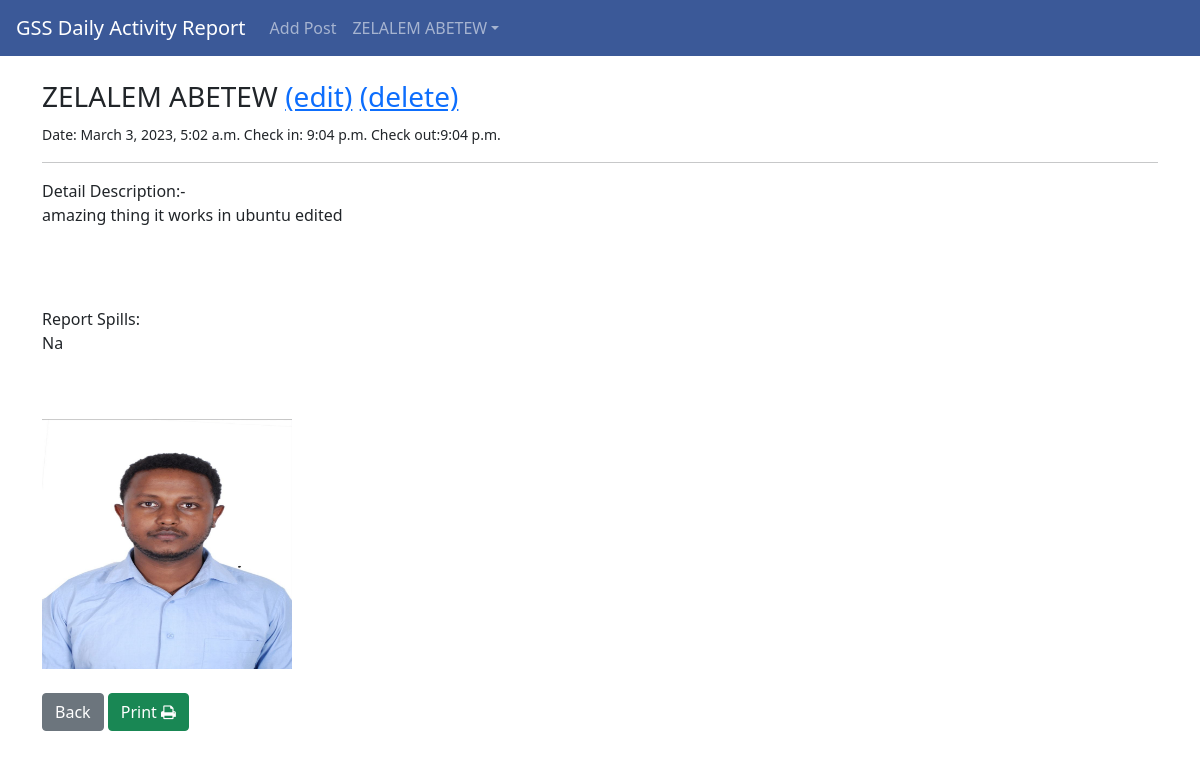
/article/1 (signed in), run on the app's committed database.
### thedar/models.py (models this page shows, shortened)
class Post(models.Model):
    report_image=models.ImageField(null=True,blank=True, upload_to='images/')
    checkin=models.TimeField(max_length=200)
    checkout=models.TimeField(max_length=200)
    position=models.CharField(max_length=200,choices=position_choice)
    author=models.ForeignKey(User, on_delete=models.CASCADE)
    details=RichTextField(blank=True,null=True)
    report=RichTextField(blank=True,null=True)
    time=models.DateTimeField(auto_now_add=True)

### thedar/views.py (the view)
# urls.py: path('article/<int:pk>', ArticleDetailView.as_view(), name='article-detail'),
class ArticleDetailView(DetailView):
    model= Post
    template_name= 'article_details.html'

### thedar/templates/article_details.html (shortened to what this page needs)
{%extends 'base.html' %}
{%block content%}
<h3>{{object.author.first_name}} {{object.author.last_name}} {% if user.id == post.author.id%}
    <a id="printPageButton" href="{% url 'update_post' post.pk %}">(edit)</a>
   <a id="printPageButton" href="{% url 'delete_post' post.pk %}">(delete)</a>
   {%endif%}</h3>
<small>Date: {{object.time}} Check in: {{object.checkin}} Check out:{{object.checkin}} </small><hr>
Detail Description:- {{object.details|safe}}<br>
Report Spills: {{object.report|safe}}<br><br>
{%if object.report_image%}
<img src="{{object.report_image.url}} " width="250 " height="250" > <br><br>
{%endif%}
<a id="printPageButton" href="{%url 'home'%}" class="btn btn-secondary">Back</a>
<button  id="printPageButton"  onclick="window.print()" class="btn btn-success" >Print <i class="fa fa-print"></i> </button>
{%endblock%}

### thedar/templates/base.html (shortened to what this page needs)
<!doctype html>
<html lang="en">
  <head>
    <link rel="stylesheet" href="https://cdn.jsdelivr.net/npm/bootstrap@4.4.1/dist/css/bootstrap.min.css">
  </head>
  <body>
    <nav class="navbar navbar-expand-lg navbar-dark bg-custom" >
        <a class="navbar-brand" href="{% url 'home'%}">GSS Daily Activity Report</a>
        <div class="collapse navbar-collapse" id="navbarSupportedContent">
          <ul class="navbar-nav mr-auto">
            {% if user.is_authenticated%}
            <li class="nav-item">
              <a class="nav-link" href="{%url 'add_post'%}">Add Post</a>
            </li>
            <ul class="nav navbar-nav ms-auto">
              <li class="nav-item dropdown">
                  <a href="#" class="nav-link dropdown-toggle" data-bs-toggle="dropdown">{{user.first_name}} {{user.last_name}}</a>
              </li>
          </ul>
            {%endif%}
          </ul>
        </div>
      </nav>
    <br/>
    <div class="container">
   {% block content %}
   {%endblock%}
</div>
    <link href="https://cdn.jsdelivr.net/npm/bootstrap@5.0.2/dist/css/bootstrap.min.css" rel="stylesheet">
    <link rel="stylesheet" href="https://cdnjs.cloudflare.com/ajax/libs/font-awesome/4.7.0/css/font-awesome.min.css">
  </body>
</html>

### thedar/templates/base.html (style rules this page uses)
.bg-custom { background-color: rgb(59, 89, 152); }

### data on the page
Post: author.first_name "ZELALEM", author.last_name "ABETEW", time "March 3, 2023, 5:02 a.m.", checkin "9:04 p.m.", details "amazing thing it works in ubuntu edited", report "Na", report_image (picture)

### other printed values
{{ user.first_name }} "ZELALEM"
{{ user.last_name }} "ABETEW"
